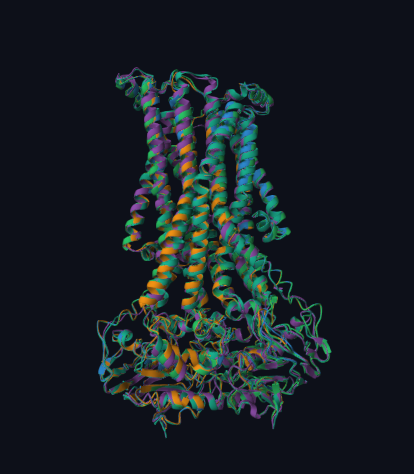
#> input picture picture_pglk/environment/data/items/item01.png, 414 x 474 px, given in place of HCN4.png, which was not available
$ python build_items.py
#> lines starting #> are read from the running program, lines starting #| are printed output that depends on the picture; after the words box and inside, x2 and y2 are one past the last pixel; in counts of white or black regions, pixels touching at a corner belong together
"""Build the picture-task items, answer key and placeholder oracle answers (generator side, never shipped).

    <python with Pillow> build_items.py

Inputs : gen/picture/screens/<GENE>.png   one screenshot per protein (single structure, single angle)
Outputs: picture_task/environment/data/items/itemNN.png   cropped, metadata-free, shuffled (seed 7)
         picture_task/environment/data/examples/example.png   KCNQ1, the worked example
         picture_task/tests/truth.json   accepted / rejected terms per question, from UniProt (2026-10-28)
         picture_task/solution/answers.json   answers that the key accepts (placeholder oracle)
         gen/picture/item_map.json   itemNN -> protein (local only)
"""
import json
import random
from pathlib import Path

import numpy as np
from PIL import Image

ROOT = Path(__file__).resolve().parents[2]
SCREENS = ROOT / "gen/picture/screens"
DATA = ROOT / "picture_task/environment/data"
SEED = 7

# ---- Q1 location -------------------------------------------------------------------------------
PM = {"accept": [r"\bmembrane\b", r"\btransmembrane\b", r"\bcell surface\b"],
      "reject": [r"mitochondri", r"\bnucle", r"lysosom", r"endosom", r"\ber\b", r"endoplasmic", r"golgi",
                 r"\bsecreted\b", r"\bextracellular\b", r"\bcytoplasm\b", r"\bcytosol", r"single pass",
                 r"peripheral", r"vacuol", r"chloroplast", r"thylakoid", r"organelle", r"vesic", r"melanosom",
                 r"peroxisom"],
      "key": "plasma membrane (multi-pass)"}
LYSO = {"accept": [r"lysosom", r"endosom", r"endolysosom", r"melanosom", r"acidic (organelle|compartment|store)"],
        "reject": [r"plasma membrane", r"cell membrane", r"cell surface", r"mitochondri", r"\bnucle", r"\ber\b",
                   r"endoplasmic", r"golgi", r"\bsecreted\b", r"\bextracellular\b", r"\bcytosol"],
        "key": "late endosome / lysosome membrane"}

# ---- Q2 class ----------------------------------------------------------------------------------
CHANNEL = {"accept": [r"\bchannels?\b"],
           "reject": [r"transporter", r"\bpumps?\b", r"\bgpcr\b", r"g protein coupled", r"\benzyme\b",
                      r"exchanger", r"\bkinase\b"],
           "key": "ion channel"}

# ---- Q4 activating signal: shared vocabulary ---------------------------------------------------
V = [r"\bvoltage", r"\bdepolari", r"membrane potential"]
HYP = [r"hyperpolari"]
CNUC = [r"\bcamp\b", r"cyclic amp", r"cyclic nucleotide", r"\bcgmp\b", r"cyclic gmp"]
CA = [r"calcium", r"\bca2?\b", r"\bca2? i\b", r"\bcai\b"]
NA = [r"sodium", r"\bna\b", r"\bna i\b", r"\bnai\b"]
HEAT = [r"\bheat", r"\bwarm", r"\bhot\b"]
COLD = [r"\bcold", r"\bcool", r"menthol", r"icilin"]
TEMP = [r"temperatur", r"thermal", r"\bthermo"]
OSMO = [r"hypoton", r"osmo", r"swell", r"mechan", r"stretch", r"shear", r"pressure"]
IRR = [r"electrophil", r"irritant", r"mustard", r"\baitc\b", r"isothiocyanate", r"cinnamaldehyde", r"allicin",
       r"garlic", r"wasabi", r"reactive", r"acrolein", r"noxious chemical"]
NAADP = [r"naadp", r"nicotinic acid adenine"]
PI35 = [r"\bpi 3 5 p2\b", r"\bpi35p2\b", r"ptdins 3 5", r"phosphatidylinositol 3 5", r"3 5 bisphosphate"]
CAPS = [r"capsaicin", r"vanilloid"]
VTRP = [r"2 apb", r"camphor", r"carvacrol", r"thymol", r"eugenol"]
V4CHEM = [r"phorbol", r"4 alpha pdd", r"4apdd", r"4a pdd", r"gsk1016790a", r"arachidonic", r"\beets?\b",
          r"epoxyeicosatrienoic", r"\blow ph\b", r"citrate"]
CHEM = [r"\bchemical", r"\bcompound", r"\bligand", r"\bagonist"]


def act(key, accept, reject):
    return {"key": key, "accept": accept, "reject": reject}


# ---- Q5 partners: one group per UniProt-named partner gene (aliases); 2 groups named = full credit --
CALM = [r"calmodulin", r"\bcam\b", r"\bcalm[1-3]?\b"]


def g(*patterns):
    return list(patterns)


PROTEINS = {
    "KCNQ1": dict(acc="P51787", name="KCNQ1 (Kv7.1)", q1=PM, q3=6,
                  q4=act("voltage (depolarization)", V, HYP + CNUC + NA + HEAT + COLD + OSMO + IRR + NAADP + CAPS),
                  q5=[g(*CALM), g(r"\bkcne1?\b", r"\bmink\b", r"\bisk\b"), g(r"\bkcne2\b", r"\bmirp1\b"),
                      g(r"\bkcne3\b", r"\bmirp2\b"), g(r"\bkcne4\b"), g(r"\bkcne5\b", r"\bkcne1l\b"),
                      g(r"\bakap ?9\b", r"yotiao", r"\bakap ?450\b", r"\bakap\b"), g(r"\bnedd4 ?l\b", r"\bnedd4 2\b"),
                      g(r"\bap2m1\b", r"\bap ?2\b"), g(r"\busp2\b"), g(r"\bslc5a3\b", r"\bsmit1?\b"),
                      g(r"\bkcnq5\b", r"\bkv7 5\b")]),
    "KCND3": dict(acc="Q9UK17", name="KCND3 (Kv4.3)", q1=PM, q3=6,
                  q4=act("voltage (depolarization)", V, HYP + CNUC + CA + NA + HEAT + COLD + OSMO + IRR + NAADP + CAPS),
                  q5=[g(r"\bkcnd2\b", r"\bkv4 2\b"), g(r"\bkcnd1\b", r"\bkv4 1\b"),
                      g(r"\bkcnip1?\b", r"\bkchip1?\b", r"kv channel interacting"), g(r"\bkcnip2\b", r"\bkchip2\b"),
                      g(r"\bkcnip3\b", r"\bkchip3\b", r"calsenilin", r"\bdream\b"), g(r"\bkcnip4\b", r"\bkchip4\b"),
                      g(r"\bkcne1\b", r"\bmink\b"), g(r"\bkcne2\b", r"\bmirp1\b"), g(r"\bscn1b\b", r"\bnav ?beta ?1\b"),
                      g(r"\bkcnab1\b", r"\bkv ?beta ?1\b"), g(r"\bdlg1\b", r"\bsap97\b"),
                      g(r"\bdpp6\b", r"\bdppx\b", r"dipeptidyl (amino)?peptidase like"), g(r"\bdpp10\b", r"\bdppy\b")]),
    "HCN4": dict(acc="Q9Y3Q4", name="HCN4", q1=PM, q3=6,
                 q4=act("hyperpolarization (+ cAMP)", HYP + CNUC,
                        [r"\bdepolari"] + CA + NA + HEAT + COLD + OSMO + IRR + NAADP + CAPS),
                 q5=[g(r"\bpex5l\b", r"\btrip8b\b"), g(r"\birag1\b", r"\bmrvi1\b"), g(r"\birag2\b", r"\blrmp\b", r"\bjaw1\b")]),
    "KCNT1": dict(acc="Q5JUK3", name="KCNT1 (Slo2.2)", q1=PM, q3=6,
                  q4=act("intracellular Na+", NA, CA + HYP + CNUC + HEAT + COLD + OSMO + IRR + NAADP + CAPS),
                  q5=[g(r"\bkcnt2\b", r"\bslo2 1\b", r"\bslick\b"), g(r"\bfmr1\b", r"\bfmrp\b"), g(r"\bcrbn\b", r"cereblon")]),
    "KCNMA1": dict(acc="Q12791", name="KCNMA1 (BK)", q1=PM, q3=7,
                   q4=act("intracellular Ca2+ and/or depolarization", CA + V,
                          NA + HYP + CNUC + HEAT + COLD + OSMO + IRR + NAADP + CAPS),
                   q5=[g(r"\brab11b\b"), g(r"\bkcnmb1?\b", r"\bbk ?beta ?1?\b", r"\bslo ?beta"), g(r"\bkcnmb2\b", r"\bbk ?beta ?2\b"),
                       g(r"\bkcnmb3\b", r"\bbk ?beta ?3\b"), g(r"\bkcnmb4\b", r"\bbk ?beta ?4\b"),
                       g(r"\blrrc ?26\b", r"\blrrc\b", r"\bbk ?gamma"), g(r"\blrrc ?38\b"), g(r"\blrrc ?52\b"), g(r"\blrrc ?55\b")]),
    "TRPV3": dict(acc="Q8NET8", name="TRPV3", q1=PM, q3=6,
                  q4=act("warm / heat", HEAT + TEMP + VTRP, COLD + OSMO + NA + NAADP + CAPS + HYP + CNUC),
                  q5=[g(r"\btrpv1\b", r"\bvr1\b", r"capsaicin receptor"), g(r"\bsnx11\b", r"sorting nexin 11")]),
    "TRPV4": dict(acc="Q9HBA0", name="TRPV4", q1=PM, q3=6,
                  q4=act("hypotonic cell swelling / mechanical (also heat)", OSMO + HEAT + TEMP + V4CHEM,
                         COLD + CAPS + NA + NAADP + HYP + CNUC + IRR),
                  q5=[g(*CALM), g(r"\bmap7\b"), g(r"\blyn\b"), g(r"\bsrc\b"), g(r"\bfyn\b"), g(r"\bhck\b"), g(r"\blck\b"),
                      g(r"\byes1?\b"), g(r"\bctnnb1\b", r"beta catenin"), g(r"\bcdh1\b", r"e cadherin"),
                      g(r"\bpacsin ?[1-3]?\b", r"syndapin"), g(r"\bitpr3\b", r"\bip3 ?r"), g(r"\baqp5\b", r"aquaporin 5"),
                      g(r"\baqp4\b", r"aquaporin 4"), g(r"\bano1\b", r"\btmem16a\b", r"anoctamin 1"),
                      g(r"\bpkd2\b", r"polycystin 2", r"\btrpp2\b"), g(r"\bddx3x?\b"), g(r"\bmlc1\b"), g(r"\bhepacam\b"),
                      g(r"\batp1b1\b")]),
    "TRPM8": dict(acc="Q7Z2W7", name="TRPM8", q1=PM, q3=6,
                  q4=act("cold / menthol", COLD + TEMP, HEAT + CAPS + NA + NAADP + HYP + CNUC + IRR),
                  q5=[g(r"\btcaf1\b", r"\bfam115a\b"), g(r"\btcaf2\b", r"\bfam115c\b")]),
    "TRPA1": dict(acc="O75762", name="TRPA1", q1=PM, q3=6,
                  q4=act("electrophilic irritants (e.g. mustard oil)", IRR + CHEM, NA + NAADP + HYP + CNUC + CAPS),
                  q5=[g(r"\btmem100\b"), g(r"\begln1\b", r"\bphd2\b")]),
    "TPCN2": dict(acc="Q8NHX9", name="TPCN2 (TPC2)", q1=LYSO, q3=12,
                  q4=act("NAADP / PI(3,5)P2", NAADP + PI35, HEAT + COLD + OSMO + IRR + CAPS + HYP + CNUC + NA),
                  q5=[g(r"\blrrk2\b"), g(r"\bhax1\b"), g(r"\bmtor\b"), g(r"\blsm12\b"), g(r"\btpcn1\b", r"\btpc1\b")]),
}

# answers the key accepts, used by the placeholder oracle and as the worked example's printed answers
ORACLE = {
    "KCNQ1": ("plasma membrane", "voltage-gated potassium channel", 6, "membrane depolarization", ["KCNE1", "calmodulin"]),
    "KCND3": ("plasma membrane", "voltage-gated potassium channel", 6, "membrane depolarization", ["KChIP2", "DPP6"]),
    "HCN4": ("plasma membrane", "cyclic nucleotide-gated cation channel", 6, "hyperpolarization", ["TRIP8b", "IRAG1"]),
    "KCNT1": ("plasma membrane", "potassium channel", 6, "intracellular sodium", ["KCNT2", "FMRP"]),
    "KCNMA1": ("plasma membrane", "potassium channel", 7, "intracellular calcium", ["KCNMB1", "LRRC26"]),
    "TRPV3": ("plasma membrane", "cation channel", 6, "warm temperature", ["TRPV1", "SNX11"]),
    "TRPV4": ("plasma membrane", "cation channel", 6, "hypotonic cell swelling", ["calmodulin", "PACSIN3"]),
    "TRPM8": ("plasma membrane", "cation channel", 6, "cold", ["TCAF1", "TCAF2"]),
    "TRPA1": ("plasma membrane", "cation channel", 6, "electrophilic irritants", ["TMEM100", "EGLN1"]),
    "TPCN2": ("lysosome membrane", "cation channel", 12, "NAADP", ["LRRK2", "MTOR"]),
}


def crop(src: Path, dst: Path, margin=40):
#> called with margin = 40
    im = Image.open(src).convert("RGB")
#> im is the input picture: PIL image 414x474 RGB; mean R, G, B 22.9, 31, 36
    a = np.asarray(im).astype(int)
    red = (a[..., 0] > 90) & (a[..., 0] > a[..., 1] + 50) & (a[..., 0] > a[..., 2] + 50)
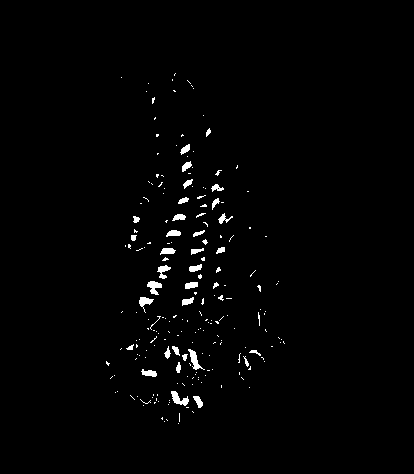
#> red: shape (474, 414) bool; 1.4% white; 209 white regions (175 under 20 px), largest, box (x1, y1, x2, y2) and area: (171, 391, 189, 406) 134, (188, 349, 205, 370) 130, (147, 281, 162, 295) 123
    ys, xs = np.nonzero(red)
#> ys = 2715 values from 73 to 423; xs = 2715 values, max 284 at index 1913, min 106 at index 2200, mean 184.4
    h, w = red.shape
#> h = 474; w = 414
    box = (max(xs.min() - margin, 0), max(ys.min() - margin, 0), min(xs.max() + margin, w), min(ys.max() + margin, h))
#> box = (66, 33, 324, 463)
    bg = tuple(int(v) for v in np.median(a[:5].reshape(-1, 3), axis=0))
#> bg = (13, 16, 25)
    c = im.crop(box)
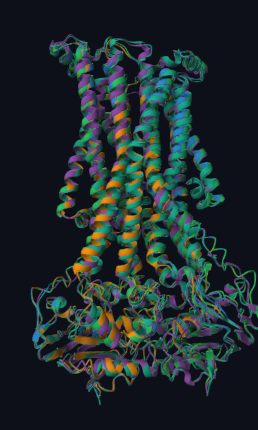
#> c: PIL image 258x430 RGB; mean R, G, B 30.5, 42.5, 44.5
    side = max(c.size)
#> side = 430
    canvas = Image.new("RGB", (side, side), bg)
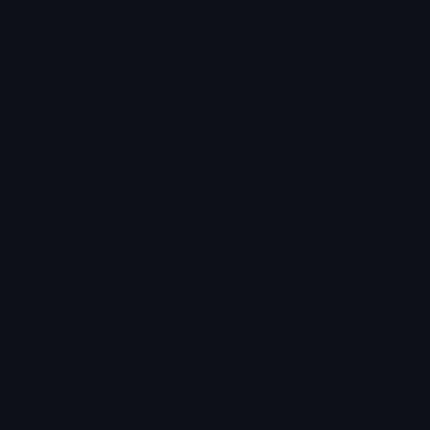
#> canvas: PIL image 430x430 RGB; mean R, G, B 13, 16, 25
    canvas.paste(c, ((side - c.size[0]) // 2, (side - c.size[1]) // 2))
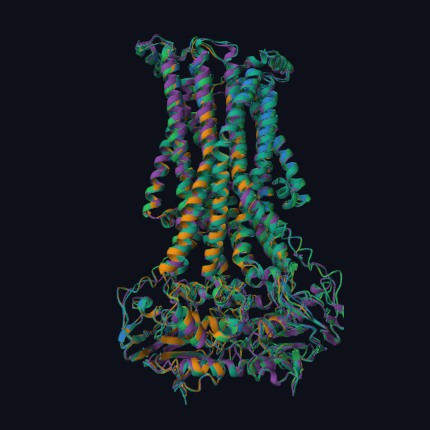
#> canvas: PIL image 430x430 RGB; mean R, G, B 23.5, 31.9, 36.7
    dst.parent.mkdir(parents=True, exist_ok=True)
    canvas.save(dst)  # Pillow writes no text/EXIF chunks
    return canvas.size


def entry(gene, subset_note):
    p = PROTEINS[gene]
    return {"protein": p["name"], "uniprot": p["acc"], "note": subset_note,
            "Q1": p["q1"], "Q2": CHANNEL, "Q3": {"key": p["q3"]}, "Q4": p["q4"],
            "Q5": {"key": "any 2 UniProt-listed partners", "groups": p["q5"], "need": min(2, len(p["q5"]))}}


def answers(gene):
    q1, q2, q3, q4, q5 = ORACLE[gene]
    return {"Q1": q1, "Q2": q2, "Q3": q3, "Q4": q4, "Q5": q5}


def main():
    held_out = [g_ for g_ in PROTEINS if g_ != "KCNQ1"]
    order = held_out[:]
    random.Random(SEED).shuffle(order)
    item_map, truth, oracle = {}, {}, {}
    for i, gene in enumerate(order, 1):
        item = f"item{i:02d}"
        size = crop(SCREENS / f"{gene}.png", DATA / "items" / f"{item}.png")
#> size = (430, 430)
        item_map[item] = {"gene": gene, "uniprot": PROTEINS[gene]["acc"], "size": size}
        truth[item] = entry(gene, "held out")
        oracle[item] = answers(gene)
#> pass 2 of the loop in main, `for i, gene in enumerate(order, 1):`:
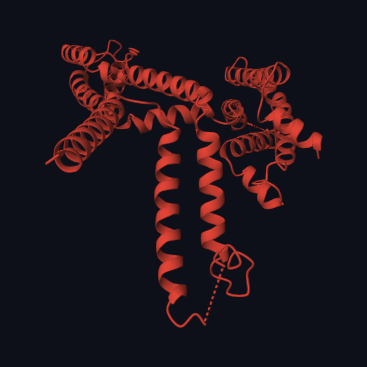
#> input picture picture_task/environment/data/examples/example.png, 367 x 367 px, given in place of TRPM8.png, which was not available
#> in crop, im is the input picture: PIL image 367x367 RGB; mean R, G, B 31.1, 20.1, 26.7
#> a: shape (367, 367, 3) int64
#> in crop (call 2), `red = (a[..., 0] > 90) & (a[..., 0] > a[..., 1] + 50) & (a[..., 0] > a..`:
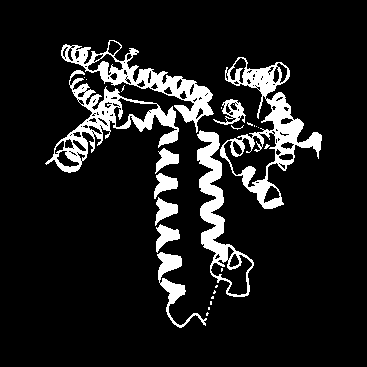
#> red: shape (367, 367) bool; 11.2% white; 28 white regions (18 under 20 px), largest, box (x1, y1, x2, y2) and area: (220, 57, 322, 209) 3928, (45, 70, 179, 173) 3091, (61, 40, 214, 133) 2878
#> ys = 15134 values from 40 to 327; xs = 15134 values, max 321 at index 7600, min 45 at index 10075, mean 188
#> box = (5, 0, 361, 367)
#> c: PIL image 356x367 RGB
#> in crop (call 2), `canvas = Image.new("RGB", (side, side), bg)`:
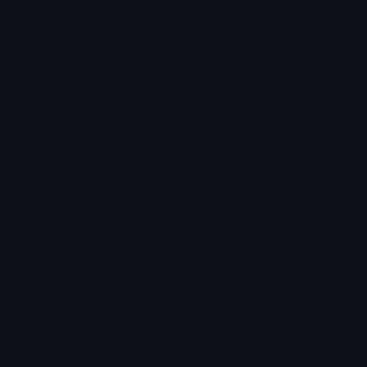
#> canvas: PIL image 367x367 RGB; mean R, G, B 13, 16, 25
    crop(SCREENS / "KCNQ1.png", DATA / "examples" / "example.png")
    (ROOT / "picture_task/tests/truth.json").write_text(json.dumps(truth, indent=1) + "\n")
    (ROOT / "picture_task/solution/answers.json").write_text(json.dumps(oracle, indent=1) + "\n")
    (ROOT / "gen/picture/item_map.json").write_text(json.dumps(item_map, indent=1) + "\n")
    print(json.dumps(item_map, indent=1))
    print("worked example answers:", json.dumps(answers("KCNQ1")))


if __name__ == "__main__":
#> (the run stopped early here; a loop or call above may not have finished)
